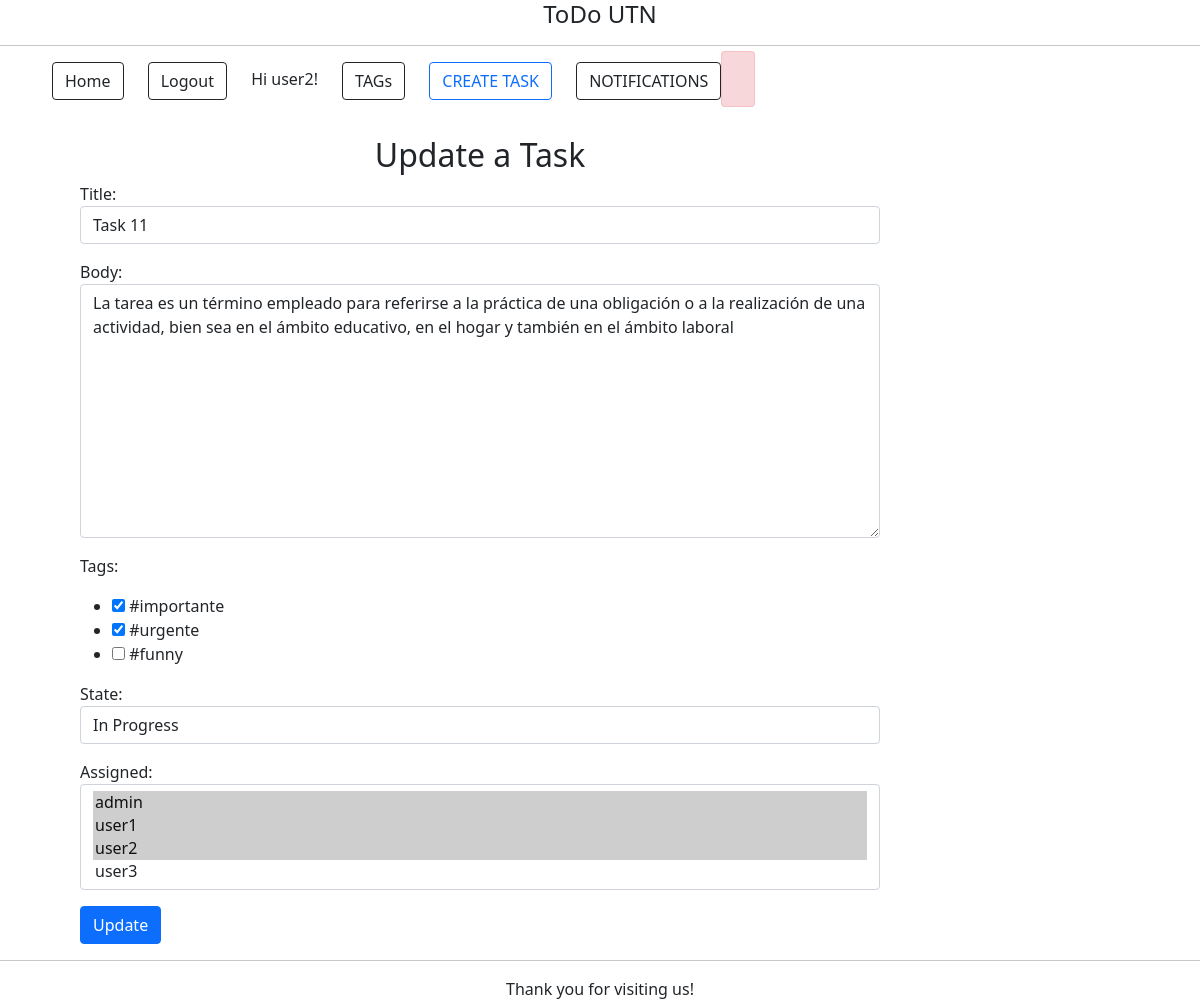
Screenshot of /tasks/5/update/ (signed in) with the database file from the repository.
### tasks/models.py (models this page shows, shortened)
class Task(models.Model):
    title = models.CharField(max_length=100)
    body = models.TextField()
    date = models.DateTimeField(auto_now_add=True)  # automatically populates date when constructed.
    assigned = models.ManyToManyField(User, default=None)
    tags = models.ManyToManyField(Tag, blank=True)
    IN_PROGRESS = 'IN PROGRESS'
    FINISHED = 'FINISHED'
    STATE_CHOICES = (
        (IN_PROGRESS, 'In Progress'),
        (FINISHED, 'Finished'),
    )
    state = models.CharField(
        max_length=12,
        choices=STATE_CHOICES,
        default=IN_PROGRESS,
    )

### tags/models.py (models this page shows)
class Tag(models.Model):
    title = models.CharField(max_length=15)
    def __str__(self):
        return self.title

### tasks/views.py (the view)
# urls.py: url(r'^(?P<task_id>[0-9]+)/update/$', views.task_update, name='update'),
@login_required(login_url="/accounts/login/")
def task_update(request, task_id):
    if request.method == 'POST':
        task = Task.objects.get(id=task_id)
        form = forms.CreateTask(request.POST, instance=task)  # creates a form with data coming from the request
        if form.is_valid():
            obj = form.save(commit=False)
            userIds = request.POST.getlist('assigned')
            obj.assigned.set(userIds)
            tagIds = request.POST.getlist('tags')
            obj.tags.set(tagIds)
            obj.save()
            Notification.notify_user(task, "UPDATED")
            return redirect('tasks:list')
    else:
        task = Task.objects.get(id=task_id)
        form = forms.CreateTask(initial={
            'id': task_id,
            'title': task.title,
            'body': task.body,
            'state': task.state,
            'assigned': task.assigned.all(),
            'tags': task.tags.all(),
        })  # creates a form object from tasks/forms.py
    return render(request, 'tasks/task_update.html', {'form': form, 'task': task})

### tasks/forms.py
class CreateTask(forms.ModelForm):
    class Meta:
        model = models.Task
        fields = ['title', 'body', 'tags', 'state', 'assigned']
        widgets = {
            'title': forms.TextInput(attrs={'class': 'form-control'}),
            'body': forms.Textarea(attrs={'class': 'form-control'}),
            'tags': forms.CheckboxSelectMultiple(attrs={'class': 'form-control'}),
            'state': forms.Select(attrs={'class': 'form-control'}),
            'assigned': forms.SelectMultiple(attrs={'class': 'form-control'}),
        }
    tags = forms.ModelMultipleChoiceField(
        queryset=Tag.objects.all(),
        widget=forms.CheckboxSelectMultiple
    )

### tasks/templates/tasks/task_update.html (shortened to what this page needs)
{% extends 'homepage.html' %}
{% block content %}
<br>
    <div class="mb-3" style="margin-left: 5em; width: 50em;">
        <h2>Update a Task</h2>
        <form class="site-form" action="{% url 'tasks:update' task_id=task.id %}" method="POST">
            {{ form.as_p }}
            <input type="submit" class="btn btn-primary" value="Update">
        </form>
    </div>
{% endblock %}

### templates/homepage.html (shortened to what this page needs)
{% load static %}
<!DOCTYPE html>
<html lang="en">
<head>
    <link rel="stylesheet" href="{% static 'styles.css' %}">
    <h1>ToDo UTN</h1>
    <hr>
    <link href="https://cdn.jsdelivr.net/npm/bootstrap@5.1.3/dist/css/bootstrap.min.css" rel="stylesheet"
>
</head>
<header>
<nav>
    <ul>
        <li><a class="btn btn-outline-dark" href="{% url 'home' %}">Home</a></li>
        {% if user.is_authenticated %}
        <li>
            <form action="{% url 'accounts:logout' %}" method="POST">
                <button class="btn btn-outline-dark" type="submit">Logout</button>
            </form>
        </li>
        <li>Hi {{ user.username }}!</li>
        {% else %}
        <li><a class="btn btn-outline-dark" href="{% url 'accounts:login' %}">Login</a></li>
        <li><a class="btn btn-outline-dark" href="{% url 'accounts:signup' %}">Signup</a></li>
        {% endif %}
        <li><a class="btn btn-outline-dark" href="{% url 'tags:admin' %}">TAGs</a></li>
        <li><a class="btn btn-outline-primary" href="{% url 'tasks:create' %}">CREATE TASK</a> </li>
        <li><a class="btn btn-outline-dark" href="{% url 'notifications:list' %}">NOTIFICATIONS        </a>
        </li>
        {% if user.is_authenticated %}
         <span class="alert alert-danger">
         </span>
        {% endif %}
    </ul>
</nav>
</header>
<body>
    {% block content %}
    {% endblock %}
</body>
<hr>
<footer>Thank you for visiting us!</footer>
</html>

### static/styles.css (style rules this page uses)
h1 { font-size: 1.5em !important; }
h2 { font-size 1em !important; }
h1, h2, footer { text-align: center; }
header { grid-template-columns: 1fr 1fr; height: 50px; }
nav { justify-self: start; }
nav li { display: inline-block; margin-left: 20px; }

### rows the page displays
Task: title "Task 11", body "La tarea es un término empleado para referirse a la práctica de una obligación o a la realización de una actividad, bien sea en el ámbito educativo, en el hogar y también en el ámbito laboral", state "In Progress"

### other values shown
{{ user.username }} "user2"
